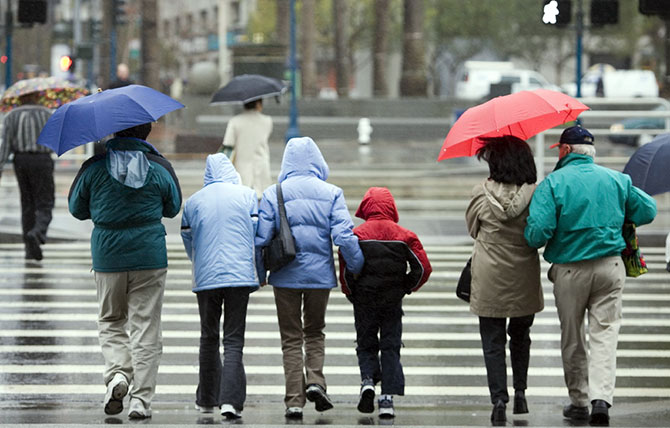
#> input picture pedestrians2.jpg, 670 x 428 px, found by its file name
$ jupyter execute pedestrian-detection.ipynb
#> lines starting #> are read from the running program, lines starting #| are printed output that depends on the picture; after the words box and inside, x2 and y2 are one past the last pixel; in counts of white or black regions, pixels touching at a corner belong together
# 1. Importing Libraries

[cell 1]
import numpy as np
import pandas as pd
import matplotlib.pyplot as plt
import cv2
import sys

# 2. The Classifier
I have used two default haarcascade classifiers, namely fullbody and upperbody. upperbody was only used experimentally, and does not feature in the final outputs. I have commented out a line that uses a classifier called pedestrian.xml. This was found online on Github, but only gave good results on the video that was found on the same page, and failed on other videos. fullbody.xml gave consistent results on most images and videos.

[cell 2]
full_body_cascade = cv2.CascadeClassifier('../input/haarcascades/haarcascade_fullbody.xml')
upper_body_cascade = cv2.CascadeClassifier('../input/haarcascades/haarcascade_upperbody.xml')
#full_body_cascade = cv2.CascadeClassifier('haarcascade_frontalface_default.xml')

# 3. Pedestrian Detection on Images
This was used to test the classifier initially, as images give faster results than videos. I have commented out lines using upperbody, as this was just an experiment in case a pedestrian was not completely visible. This gave a few good results, but most detections were erroneous.
The fullbody gives good results on most images. The key 0 needs to be entered in order to continue to the video. I have not attached the images I used on my system.

[cell 3]
img = cv2.imread('../input/pictures/pedestrians2.jpg')
#> img is the input picture: shape (428, 670, 3); mean B, G, R 122.4, 124.9, 119.8
gray = cv2.cvtColor(img, cv2.COLOR_BGR2GRAY)
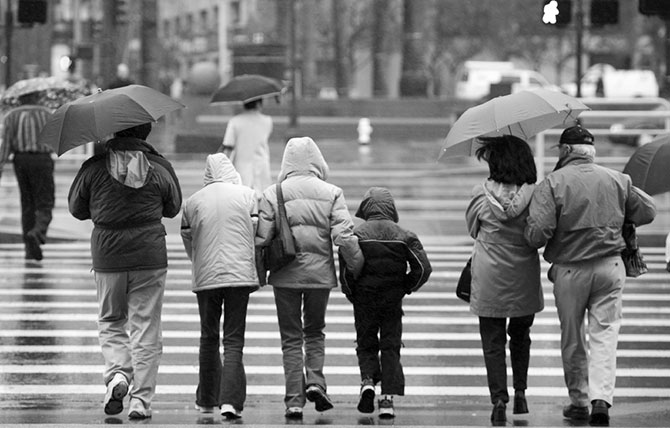
#> gray: shape (428, 670); min 0, max 255, mean 123.1
bodies = full_body_cascade.detectMultiScale(gray, 1.05, 3, minSize = (80,80))
#> bodies = [[455, 229, 97, 194], [245, 210, 106, 211], [316, 181, 119, 237], [46, 46, 158, 316]]
#upper_bodies = upper_body_cascade.detectMultiScale(gray, 1.05, 3, minSize = (80,80))
for (x,y,w,h) in bodies:
    img = cv2.rectangle(img,(x,y),(x+w,y+h),(247, 129, 149),2)
#> this loop made 4 passes
#> pass 1, `img = cv2.rectangle(img,(x,y),(x+w,y+h),(247, 129, 149),2)`:
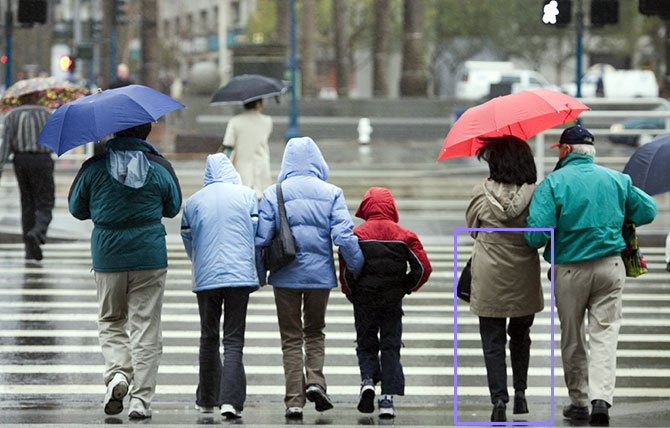
#> img: shape (428, 670, 3); 0.61% of pixels changed, all inside (x1, y1, x2, y2) = (454, 228, 554, 425)
#> pass 2, `img = cv2.rectangle(img,(x,y),(x+w,y+h),(247, 129, 149),2)`:
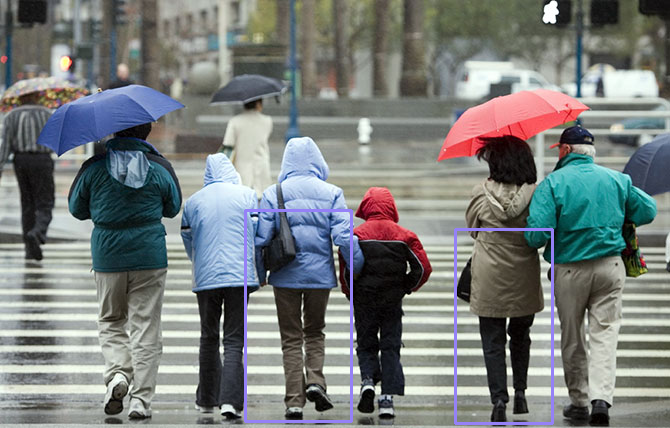
#> img: shape (428, 670, 3); 0.66% of pixels changed, all inside (x1, y1, x2, y2) = (244, 209, 353, 423)
#> pass 3, `img = cv2.rectangle(img,(x,y),(x+w,y+h),(247, 129, 149),2)`:
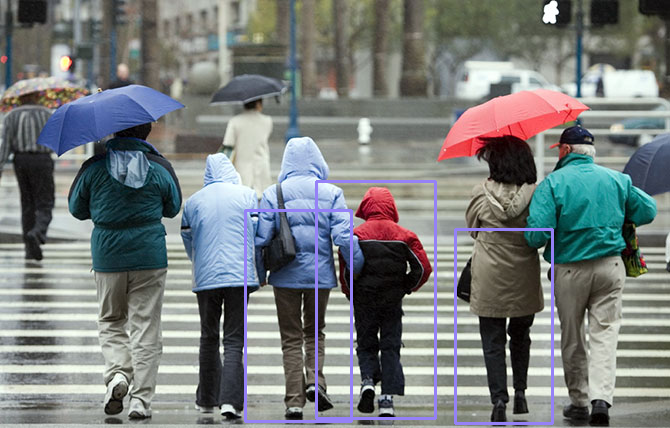
#> img: shape (428, 670, 3); 0.74% of pixels changed, all inside (x1, y1, x2, y2) = (315, 180, 437, 420)
#> after the loop:
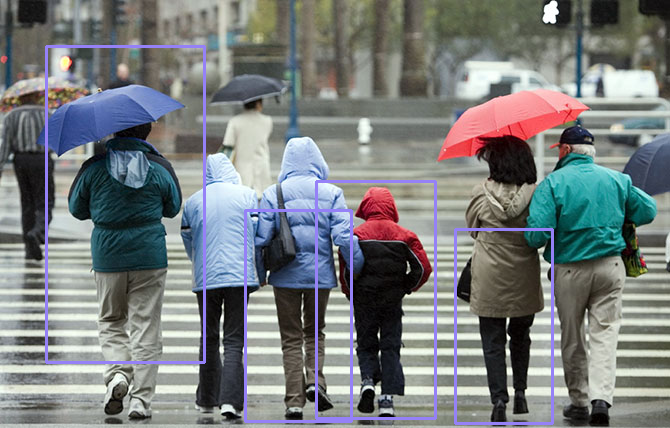
#> img: shape (428, 670, 3); 0.99% of pixels changed, all inside (x1, y1, x2, y2) = (45, 45, 206, 364)
    # [5 lines of commented-out code are left out]
cv2.imshow('img',img)
cv2.waitKey(0)
cv2.destroyAllWindows()

# 4. Pedestrian Detection on Videos
This is the final detection on videos. I tested this out on videos as well as my webcam, and this can be used for real-time pedestrian detection. Again, the upperbody lines ae commented out and are irrelevant, and the videos used have not been attached.
The most common error I encountered was with video_capture.read() returning None, and this was solved by cross-checking the paths of both the classifier files and the images/videos used.
After a few trials, I found that the best scaling factor was 1.05 - though it made a few erroneous detections, there were more detections than scaling factors like 1.1, 1.2 and 1.3. The minimum neighbours are set to 3, as a value of 4 or 5 results in fewer detections, while 1 or 2 neighbours result in many errors. The minimum size and maximum size parameters did not make any significant changes to my outputs.
The waitkey value impacts the speed of the video, and a smaller value would result in the video playing faster. Press 'q' to exit.

[cell 4]
video_capture = cv2.VideoCapture('../input/videos/Rain.mp4')

cv2.namedWindow("frame")

while True:
    ret, frame = video_capture.read()
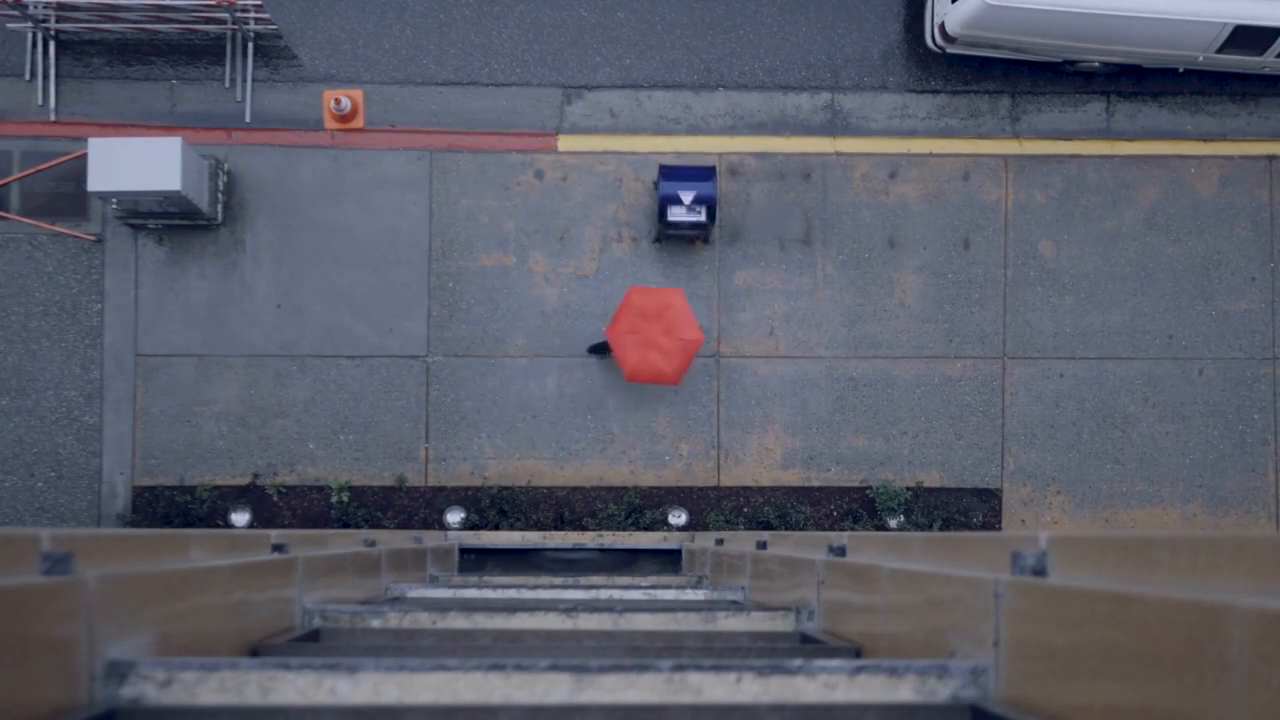
#> input picture frame 50 of Rain.mp4, 1280 x 720 px
#> frame is the input picture: shape (720, 1280, 3); mean B, G, R 105.9, 93.1, 91.1
    #print(ret,frame)

    gray = cv2.cvtColor(frame, cv2.COLOR_BGR2GRAY)
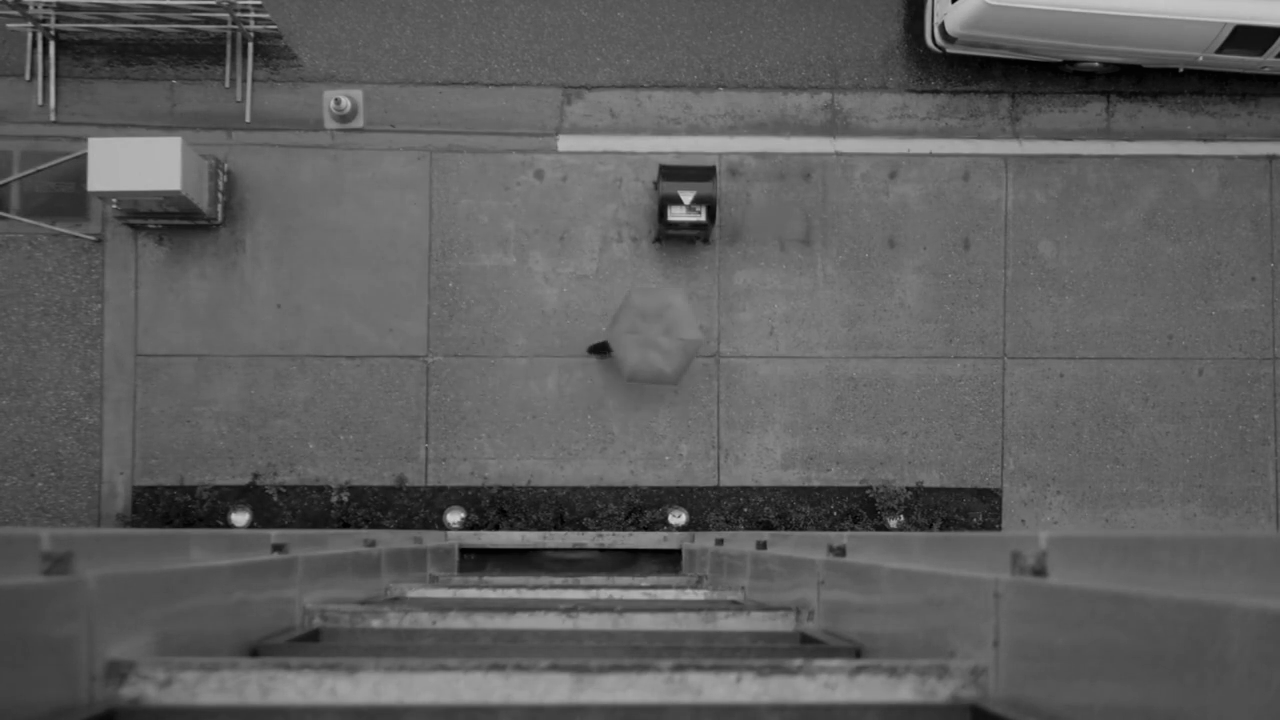
#> gray: shape (720, 1280); min 0, max 214, mean 93.9
    #cv2.rectangle(frame, (100, 100), (200, 200), [255, 0, 0], 2)
    bodies = full_body_cascade.detectMultiScale(frame,1.05,3)
#> bodies = [[112, 182, 43, 86]]
    #upper_bodies = upper_body_cascade.detectMultiScale(gray, 1.2, 5,minSize = (120,120),maxSize = (200,200))
    for (x, y, w, h) in bodies:
        cv2.rectangle(frame, (x, y), (x+w, y+h), (189, 94, 145), 2)
#> this loop made 1 pass
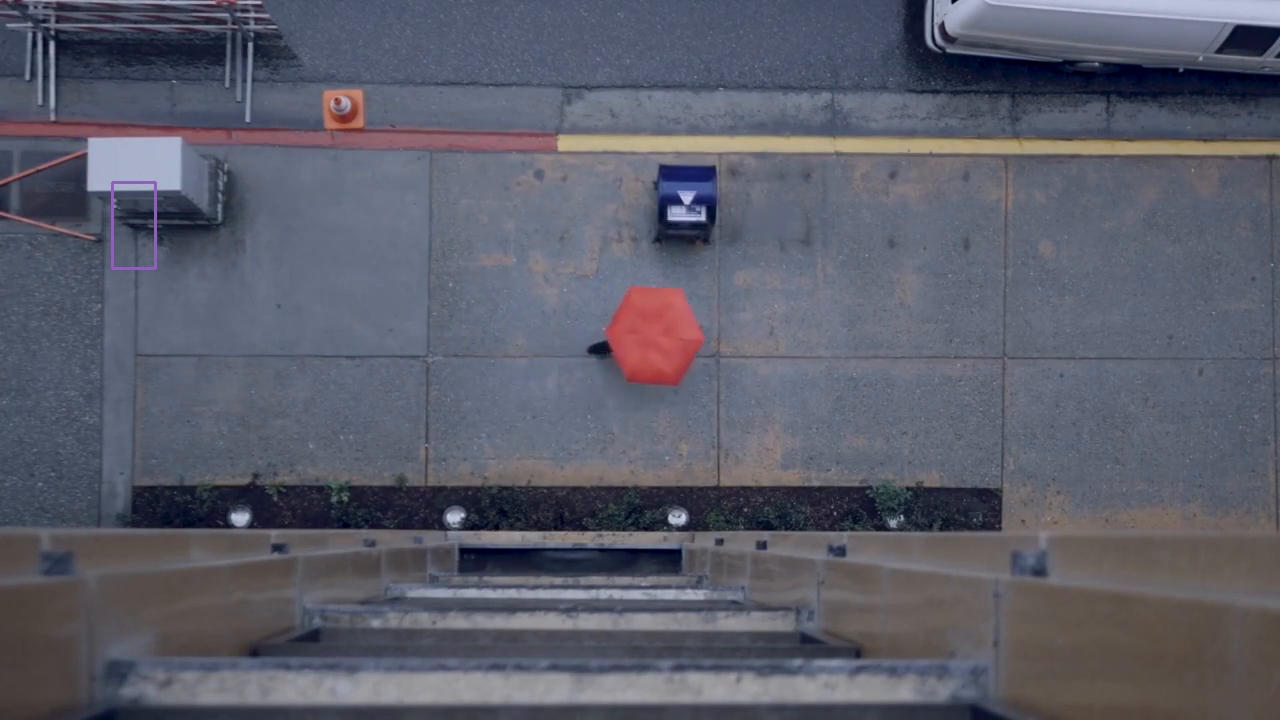
#> frame: shape (720, 1280, 3); 0.08% of pixels changed, all inside (x1, y1, x2, y2) = (111, 181, 157, 270)
        #for (x2,y2,w2,h2) in upper_bodies:
            #if (x2,y2,w2,h2) == (x,y,w,h):
                #break
            #else: cv2.rectangle(img,(x2,y2),(x2+w2,y2+h2),(247, 129, 149),2)
    cv2.imshow("frame", frame)

    #This breaks on 'q' key
    if cv2.waitKey(10) & 0xFF == ord('q'):
#> (key q is pressed here)
        break

video_capture.release()
cv2.destroyAllWindows()
